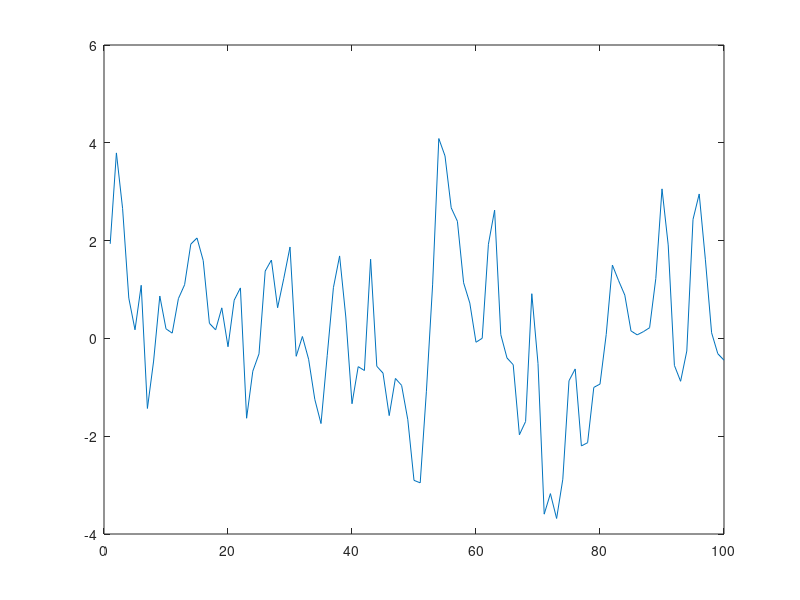
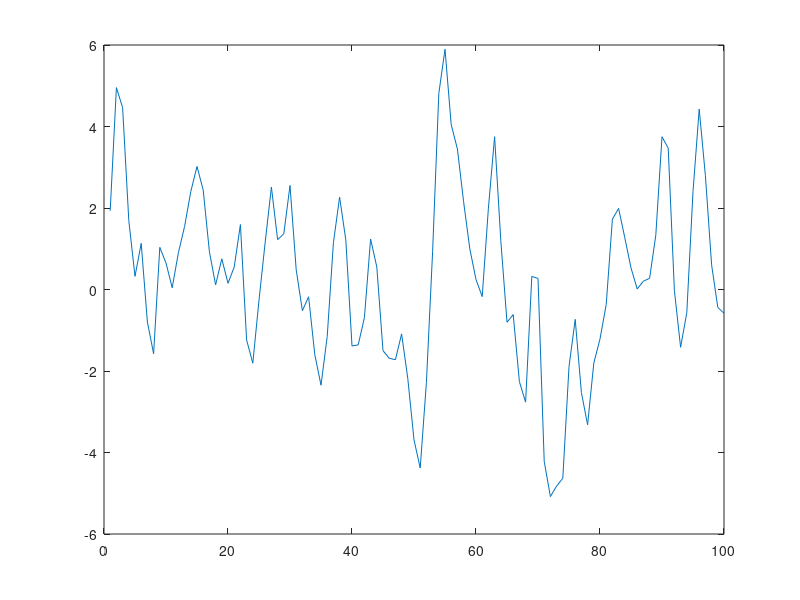

These charts were generated, in order, by the following MATLAB code:
clc;
clear all;
close all;
% original signal is = sin(2*pi*10*t)

x = randn(1, 100); % taking an array of size 1 by 100 random values

a = [1 -0.5 0.06]; % coefficient of y
b = [1 0.4];

%using built in function
yn = filter(b, a, x);
figure(1);
plot(yn);

%creating filter
xlen = length(x);
y = zeros(1, xlen);

for n = 1 : xlen
   for k = 2 : length(a)
       if(k <= n)
           y(n) = y(n) - a(k) * y(n - k + 1);
       end
   end
   
   for k = 1 : length(b)
        if(k <= n)
            y(n) = y(n) + x(n - k + 1);
        end
   end
end

figure(2);
plot(y);

